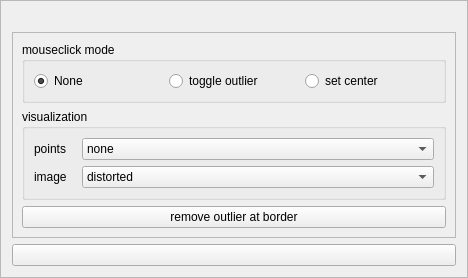
<?xml version="1.0" encoding="UTF-8"?>
<ui version="4.0">
 <class>WizardUndistortionFrame</class>
 <widget class="QFrame" name="WizardUndistortionFrame">
  <property name="geometry">
   <rect>
    <x>0</x>
    <y>0</y>
    <width>468</width>
    <height>271</height>
   </rect>
  </property>
  <property name="windowTitle">
   <string>Frame</string>
  </property>
  <property name="frameShape">
   <enum>QFrame::StyledPanel</enum>
  </property>
  <property name="frameShadow">
   <enum>QFrame::Raised</enum>
  </property>
  <layout class="QGridLayout" name="gridLayout">
   <item row="0" column="0">
    <widget class="QLabel" name="label">
     <property name="text">
      <string/>
     </property>
     <property name="alignment">
      <set>Qt::AlignCenter</set>
     </property>
     <property name="wordWrap">
      <bool>true</bool>
     </property>
    </widget>
   </item>
   <item row="2" column="0">
    <widget class="QPushButton" name="pushButton">
     <property name="text">
      <string/>
     </property>
    </widget>
   </item>
   <item row="1" column="0">
    <widget class="QFrame" name="frameModifyUndistortion">
     <property name="frameShape">
      <enum>QFrame::StyledPanel</enum>
     </property>
     <property name="frameShadow">
      <enum>QFrame::Raised</enum>
     </property>
     <layout class="QGridLayout" name="gridLayout_4">
      <item row="0" column="0">
       <widget class="QGroupBox" name="groupBoxMouseClickMode">
        <property name="title">
         <string>mouseclick mode</string>
        </property>
        <layout class="QGridLayout" name="gridLayout_2">
         <item row="0" column="1">
          <widget class="QRadioButton" name="radioButtonMouseClickOutlier">
           <property name="text">
            <string>toggle outlier</string>
           </property>
          </widget>
         </item>
         <item row="0" column="0">
          <widget class="QRadioButton" name="radioButtonMouseClickNone">
           <property name="text">
            <string>None</string>
           </property>
           <property name="checked">
            <bool>true</bool>
           </property>
          </widget>
         </item>
         <item row="0" column="2">
          <widget class="QRadioButton" name="radioButtonMouseClickCenter">
           <property name="text">
            <string>set center</string>
           </property>
          </widget>
         </item>
        </layout>
       </widget>
      </item>
      <item row="1" column="0">
       <widget class="QGroupBox" name="groupBoxVisualization">
        <property name="title">
         <string>visualization</string>
        </property>
        <layout class="QGridLayout" name="gridLayout_3">
         <item row="1" column="0">
          <widget class="QLabel" name="label_3">
           <property name="sizePolicy">
            <sizepolicy hsizetype="Ignored" vsizetype="Preferred">
             <horstretch>0</horstretch>
             <verstretch>0</verstretch>
            </sizepolicy>
           </property>
           <property name="minimumSize">
            <size>
             <width>0</width>
             <height>0</height>
            </size>
           </property>
           <property name="maximumSize">
            <size>
             <width>165</width>
             <height>16777215</height>
            </size>
           </property>
           <property name="text">
            <string>image</string>
           </property>
          </widget>
         </item>
         <item row="1" column="1">
          <widget class="QComboBox" name="comboBoxImage">
           <property name="sizePolicy">
            <sizepolicy hsizetype="Ignored" vsizetype="Fixed">
             <horstretch>0</horstretch>
             <verstretch>0</verstretch>
            </sizepolicy>
           </property>
           <item>
            <property name="text">
             <string>distorted</string>
            </property>
           </item>
           <item>
            <property name="text">
             <string>undistorted</string>
            </property>
           </item>
           <item>
            <property name="text">
             <string>distortion map (scaled angles)</string>
            </property>
           </item>
           <item>
            <property name="text">
             <string>distortion map (angles)</string>
            </property>
           </item>
           <item>
            <property name="text">
             <string>distortion map (distance)</string>
            </property>
           </item>
           <item>
            <property name="text">
             <string>distortion map (horizontal displacement)</string>
            </property>
           </item>
           <item>
            <property name="text">
             <string>distortion map (vertical displacement)</string>
            </property>
           </item>
          </widget>
         </item>
         <item row="0" column="0">
          <widget class="QLabel" name="label_2">
           <property name="sizePolicy">
            <sizepolicy hsizetype="Maximum" vsizetype="Preferred">
             <horstretch>0</horstretch>
             <verstretch>0</verstretch>
            </sizepolicy>
           </property>
           <property name="minimumSize">
            <size>
             <width>0</width>
             <height>0</height>
            </size>
           </property>
           <property name="maximumSize">
            <size>
             <width>165</width>
             <height>16777215</height>
            </size>
           </property>
           <property name="text">
            <string>points   </string>
           </property>
          </widget>
         </item>
         <item row="0" column="1">
          <widget class="QComboBox" name="comboBoxPoints">
           <property name="sizePolicy">
            <sizepolicy hsizetype="MinimumExpanding" vsizetype="Fixed">
             <horstretch>0</horstretch>
             <verstretch>0</verstretch>
            </sizepolicy>
           </property>
           <item>
            <property name="text">
             <string>none</string>
            </property>
           </item>
           <item>
            <property name="text">
             <string>detected (distorted)</string>
            </property>
           </item>
           <item>
            <property name="text">
             <string>grid points (distorted)</string>
            </property>
           </item>
           <item>
            <property name="text">
             <string>grid points (undistorted)</string>
            </property>
           </item>
           <item>
            <property name="text">
             <string>reference points (undistorted)</string>
            </property>
           </item>
          </widget>
         </item>
        </layout>
       </widget>
      </item>
      <item row="2" column="0">
       <widget class="QPushButton" name="pushButtonRemoveOutlierAutomatically">
        <property name="text">
         <string>remove outlier at border</string>
        </property>
       </widget>
      </item>
     </layout>
    </widget>
   </item>
  </layout>
 </widget>
 <resources/>
 <connections/>
</ui>
